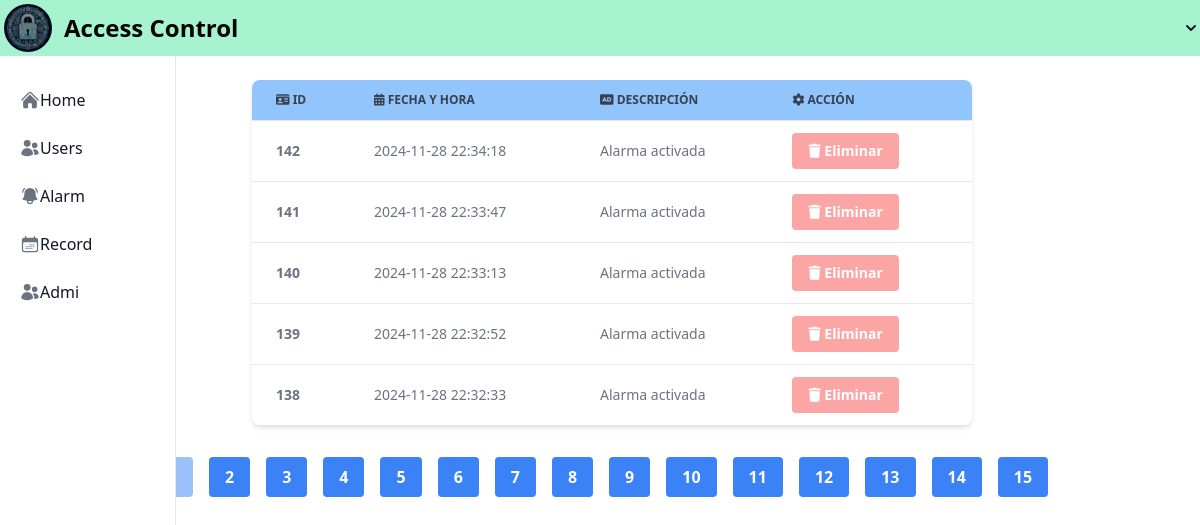
The app's page /pages/alarma.php (signed in) with its own data.
### tables this page shows
CREATE TABLE `alarmas` (
  `idAlarma` int(11) NOT NULL,
  `fecha_hora` timestamp NOT NULL DEFAULT current_timestamp(),
  `descripcion` varchar(250) NOT NULL
);

### pages/alarma.php (the view, shortened to what this page needs)
<!DOCTYPE html>
<html lang="en">
<head>
    <?php require_once('../container/Link.php') ?>
    <link href="https://cdn.jsdelivr.net/npm/tailwindcss@2.2.19/dist/tailwind.min.css" rel="stylesheet">
</head>
<body class="">
    <?php require_once('../container/Navar.php') ?>
    <?php
require_once('../config/db.php');
$porPagina = 5;
$paginaActual = isset($_GET['pagina']) ? (int)$_GET['pagina'] : 1;
$inicio = ($paginaActual - 1) * $porPagina;
$sql = $conexion->query("SELECT * FROM alarmas ORDER BY fecha_hora DESC LIMIT $inicio, $porPagina");
$totalRegistros = $conexion->query("SELECT COUNT(*) FROM alarmas")->fetch_row()[0];
$totalPaginas = ceil($totalRegistros / $porPagina);
?>
    <div class="w-full flex justify-center ">
        <table class="w-full md:w-3/5 lg:w-4xl text-sm text-left rtl:text-right text-gray-500 dark:text-gray-400 bg-white shadow-md rounded-lg overflow-hidden m-4  mt-20 ml-10">
            <thead class="text-xs text-gray-700 uppercase bg-blue-300 text-white">
                <tr>
                    <th scope="col" class="px-6 py-3">
                        <i class="fas fa-id-card"></i> ID
                    </th>
                    <th scope="col" class="px-6 py-3">
                        <i class="fa-solid fa-calendar-days"></i> Fecha y Hora
                    </th>
                    <th scope="col" class="px-6 py-3">
                        <i class="fa-solid fa-audio-description"></i> Descripción
                    </th>
                    <th scope="col" class="px-6 py-3">
                        <i class="fas fa-cog"></i> Acción
                    </th>
                </tr>
            </thead>
            <tbody class="bg-white">
                <?php
                if ($sql) {
                    while ($datos = $sql->fetch_object()) {
                ?>
                        <tr class="hover:bg-gray-100">
                            <th scope="row" class="px-6 py-3 border-t"><?= $datos->idAlarma ?></th>
                            <td class="px-6 py-3 border-t"><?= $datos->fecha_hora ?></td>
                            <td class="px-6 py-3 border-t"><?= $datos->descripcion ?></td>
                            <td class="px-6 py-3 border-t">
                            <button class="eliminar-alarma bg-red-300 hover:bg-red-700 text-white font-bold py-2 px-4 rounded mr-2" data-id="<?= $datos->idAlarma ?>">
                                <i class="fas fa-trash"></i> Eliminar
                            </button>
                            </td>
                        </tr>
                <?php
                    }
                } else {
                    echo "<tr><td colspan='4' class='text-center'>No se encontraron datos.</td></tr>";
                }
                ?>
            </tbody>
        </table>
    </div>
    <div class="flex justify-center mt-4">
        <?php for ($i = 1; $i <= $totalPaginas; $i++) : ?>
            <a href="?pagina=<?= $i ?>" class="bg-blue-500 hover:bg-blue-700 text-white font-bold py-2 px-4 rounded mx-2 <?= $paginaActual == $i ? 'opacity-50 cursor-not-allowed' : '' ?>">
                <?= $i ?>
            </a>
        <?php endfor;  ?>
    </div>
</body>
</html>

### records on screen
alarmas: idAlarma "142", fecha_hora "2024-11-28 22:34:18", descripcion "Alarma activada"
alarmas: idAlarma "141", fecha_hora "2024-11-28 22:33:47", descripcion "Alarma activada"
alarmas: idAlarma "140", fecha_hora "2024-11-28 22:33:13", descripcion "Alarma activada"
alarmas: idAlarma "139", fecha_hora "2024-11-28 22:32:52", descripcion "Alarma activada"
alarmas: idAlarma "138", fecha_hora "2024-11-28 22:32:33", descripcion "Alarma activada"
